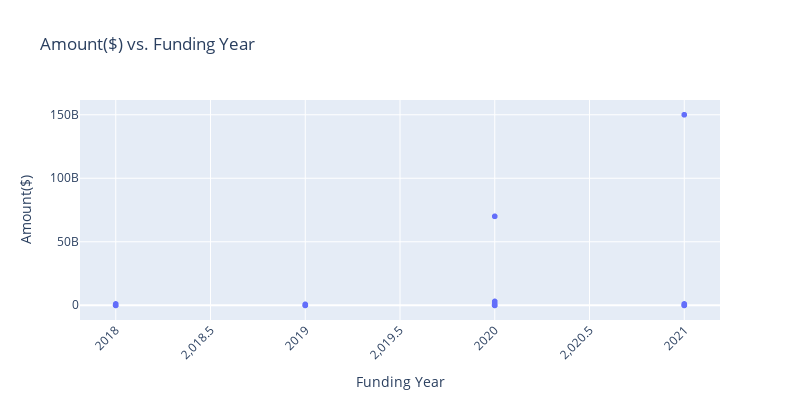

This figure's notebook cell:
### Markdown cell above
Numerical-Numerical Relationship

### Code cell
# Create a scatter plot using Plotly Express
fig = px.scatter(final_dataset, x='year', y='amount($)', title='Amount($) vs. Funding Year',
                 labels={'year': 'Funding Year', 'amount($)': 'Amount($)'})

# Customize the layout
fig.update_layout(xaxis_title='Funding Year', yaxis_title='Amount($)', xaxis_tickangle=-45, height =400, width = 800)

# Show the plot
fig.show()

### Figure 1 — Plotly figure (JSON) as saved in the notebook; plotly's stock layout.template omitted (floating-point values rounded to 4 significant figures; data arrays with more than 128 entries replaced by an {"elided": "..."} marker saying what was removed)
{"data": [{"hovertemplate": "Funding Year=%{x}<br>Amount($)=%{y}<extra></extra>", "legendgroup": "", "marker": {"color": "#636efa", "symbol": "circle"}, "mode": "markers", "name": "", "showlegend": false, "type": "scattergl", "x": {"elided": "2856 int values"}, "xaxis": "x", "y": {"elided": "2856 float values"}, "yaxis": "y"}], "layout": {"height": 400, "legend": {"tracegroupgap": 0}, "title": {"text": "Amount($) vs. Funding Year"}, "width": 800, "xaxis": {"anchor": "y", "domain": [0, 1], "tickangle": -45, "title": {"text": "Funding Year"}}, "yaxis": {"anchor": "x", "domain": [0, 1], "title": {"text": "Amount($)"}}}}
